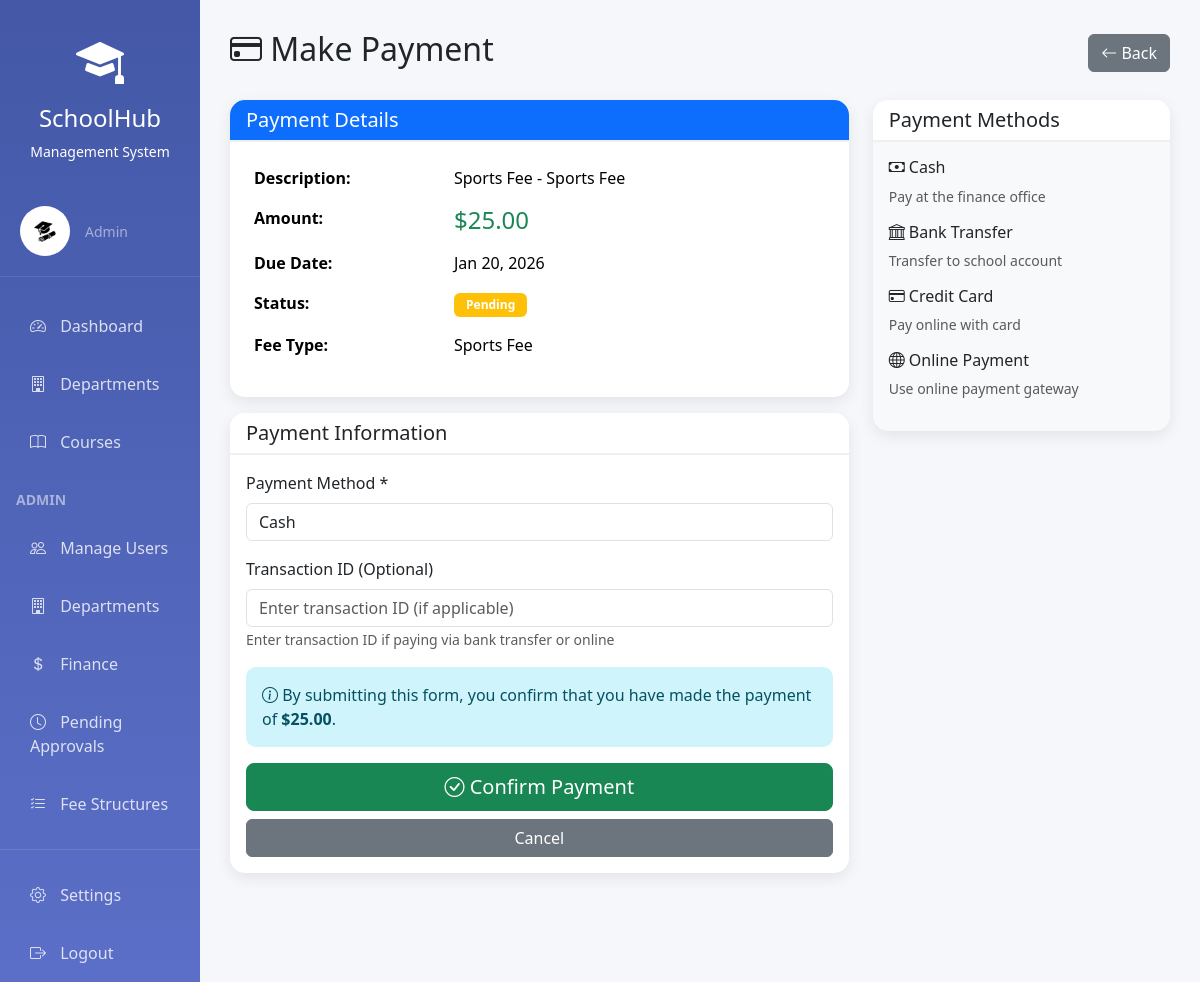
Screenshot of /finance/payment/25/pay/ (signed in) with the database file from the repository.
### accounts/models.py (models this page shows, shortened)
class User(AbstractUser):
    USER_TYPE_CHOICES = (
        ('admin', 'Admin'),
        ('teacher', 'Teacher'),
        ('student', 'Student'),
    )
    user_type = models.CharField(max_length=10, choices=USER_TYPE_CHOICES, default='student')
    phone_number = models.CharField(max_length=15, blank=True, null=True)
    address = models.TextField(blank=True, null=True)
    date_of_birth = models.DateField(blank=True, null=True)
    profile_picture = models.ImageField(upload_to='profiles/', blank=True, null=True)
    is_approved = models.BooleanField(default=False, help_text='Admin must approve new accounts')
    student_id = models.CharField(max_length=20, blank=True, null=True, unique=True)
    enrollment_date = models.DateField(blank=True, null=True)
    department = models.ForeignKey('academics.Department', on_delete=models.SET_NULL,
                                   null=True, blank=True, related_name='students')
    major = models.ForeignKey('academics.Major', on_delete=models.SET_NULL,
                              null=True, blank=True, related_name='students')
    teacher_id = models.CharField(max_length=20, blank=True, null=True, unique=True)
    hire_date = models.DateField(blank=True, null=True)
    teacher_department = models.ForeignKey('academics.Department', on_delete=models.SET_NULL,
                                          null=True, blank=True, related_name='teachers')
    teaching_majors = models.ManyToManyField('academics.Major', blank=True,
                                             related_name='teachers')
    class Meta:
        ordering = ['username']
    @property
    def is_admin(self):
        return self.user_type == 'admin'
    @property
    def is_student(self):
        return self.user_type == 'student'

### finance/models.py (models this page shows, shortened)
class Payment(models.Model):
    STATUS_CHOICES = (
        ('pending', 'Pending'),
        ('awaiting_approval', 'Awaiting Approval'),
        ('approved', 'Approved'),
        ('rejected', 'Rejected'),
        ('completed', 'Completed'),
        ('failed', 'Failed'),
        ('refunded', 'Refunded'),
    )
    PAYMENT_METHOD_CHOICES = (
        ('cash', 'Cash'),
        ('bank_transfer', 'Bank Transfer'),
        ('credit_card', 'Credit Card'),
        ('online', 'Online Payment'),
    )
    payment_id = models.UUIDField(default=uuid.uuid4, editable=False, unique=True)
    student = models.ForeignKey(User, on_delete=models.CASCADE,
                                limit_choices_to={'user_type': 'student'},
                                related_name='payments')
    fee_structure = models.ForeignKey(FeeStructure, on_delete=models.SET_NULL,
                                      null=True, blank=True)
    course = models.ForeignKey(Course, on_delete=models.SET_NULL,
                               null=True, blank=True,
                               help_text="Associated course (if applicable)")
    amount = models.DecimalField(max_digits=10, decimal_places=2,
                                 validators=[MinValueValidator(0)])
    description = models.TextField()
    payment_method = models.CharField(max_length=20, choices=PAYMENT_METHOD_CHOICES,
                                      default='cash')
    status = models.CharField(max_length=20, choices=STATUS_CHOICES, default='pending')
    transaction_id = models.CharField(max_length=100, blank=True, null=True)
    payment_date = models.DateTimeField(null=True, blank=True)
    due_date = models.DateField()
    processed_by = models.ForeignKey(User, on_delete=models.SET_NULL, null=True,
                                     related_name='payments_processed')
    notes = models.TextField(blank=True)
    created_at = models.DateTimeField(auto_now_add=True)
    updated_at = models.DateTimeField(auto_now=True)
    class Meta:
        ordering = ['-created_at']

class FeeStructure(models.Model):
    FEE_TYPE_CHOICES = (
        ('tuition', 'Tuition Fee'),
        ('lab', 'Lab Fee'),
        ('library', 'Library Fee'),
        ('sports', 'Sports Fee'),
        ('technology', 'Technology Fee'),
        ('other', 'Other Fee'),
    )
    name = models.CharField(max_length=200)
    fee_type = models.CharField(max_length=20, choices=FEE_TYPE_CHOICES)
    amount = models.DecimalField(max_digits=10, decimal_places=2,
                                 validators=[MinValueValidator(0)])
    description = models.TextField(blank=True)
    is_mandatory = models.BooleanField(default=True)
    is_active = models.BooleanField(default=True)
    created_at = models.DateTimeField(auto_now_add=True)
    class Meta:
        ordering = ['fee_type', 'name']

### finance/views.py (the view)
# urls.py: path('payment/<int:payment_id>/pay/', views.make_payment, name='make_payment'),
@login_required
def make_payment(request, payment_id):
    payment = get_object_or_404(Payment, id=payment_id)
    if request.user.is_student and payment.student != request.user:
        messages.error(request, 'You can only make payments for your own account.')
        return redirect('finance:student_payments')
    if payment.status in ['completed', 'approved']:
        messages.info(request, 'This payment has already been processed.')
        return redirect('finance:payment_detail', payment_id=payment.id)
    if request.method == 'POST':
        form = StudentPaymentForm(request.POST, instance=payment)
        if form.is_valid():
            payment = form.save(commit=False)
            if request.user.is_admin:
                payment.status = 'completed'
                payment.payment_date = timezone.now()
                payment.processed_by = request.user
                payment.save()
                receipt = PaymentReceipt.objects.create(
                    payment=payment,
                    issued_by=request.user
                )
                messages.success(request, f'Payment completed! Receipt #{receipt.receipt_number}')
            else:
                payment.status = 'awaiting_approval'
                payment.payment_date = timezone.now()
                payment.save()
                messages.success(request, 'Payment submitted for admin approval!')
            return redirect('finance:payment_detail', payment_id=payment.id)
        else:
            messages.error(request, 'Please correct the errors below.')
    else:
        form = StudentPaymentForm(instance=payment)
    return render(request, 'finance/make_payment.html', {
        'form': form,
        'payment': payment
    })

### finance/templates/finance/make_payment.html (shortened to what this page needs)
{% extends 'base.html' %}
{% block content %}
<div class="d-flex justify-content-between align-items-center mb-4">
    <h2><i class="bi bi-credit-card"></i> Make Payment</h2>
    <a href="{% url 'finance:student_payments' %}" class="btn btn-secondary">
        <i class="bi bi-arrow-left"></i> Back
    </a>
</div>
<div class="row">
    <div class="col-md-8">
        <div class="card mb-3">
            <div class="card-header bg-primary text-white">
                <h5 class="mb-0">Payment Details</h5>
            </div>
            <div class="card-body">
                <table class="table table-borderless">
                    <tr>
                        <th width="200">Description:</th>
                        <td>{{ payment.description }}</td>
                    </tr>
                    <tr>
                        <th>Amount:</th>
                        <td><h4 class="text-success mb-0">${{ payment.amount }}</h4></td>
                    </tr>
                    <tr>
                        <th>Due Date:</th>
                        <td>{{ payment.due_date|date:"M d, Y" }}</td>
                    </tr>
                    <tr>
                        <th>Status:</th>
                        <td>
                            {% if payment.status == 'pending' %}
                            <span class="badge bg-warning">Pending</span>
                            {% else %}
                            <span class="badge bg-success">{{ payment.get_status_display }}</span>
                            {% endif %}
                        </td>
                    </tr>
                    {% if payment.fee_structure %}
                    <tr>
                        <th>Fee Type:</th>
                        <td>{{ payment.fee_structure.get_fee_type_display }}</td>
                    </tr>
                    {% endif %}
                </table>
            </div>
        </div>
        <div class="card">
            <div class="card-header">
                <h5 class="mb-0">Payment Information</h5>
            </div>
            <div class="card-body">
                <form method="post">
                    <div class="mb-3">
                        <label class="form-label">Payment Method *</label>
                        {{ form.payment_method }}
                    </div>
                    <div class="mb-3">
                        <label class="form-label">Transaction ID (Optional)</label>
                        {{ form.transaction_id }}
                        <small class="form-text text-muted">Enter transaction ID if paying via bank transfer or online</small>
                    </div>
                    <div class="alert alert-info">
                        <i class="bi bi-info-circle"></i> By submitting this form, you confirm that you have made the payment of <strong>${{ payment.amount }}</strong>.
                    </div>
                    <div class="d-grid gap-2">
                        <button type="submit" class="btn btn-success btn-lg">
                            <i class="bi bi-check-circle"></i> Confirm Payment
                        </button>
                        <a href="{% url 'finance:student_payments' %}" class="btn btn-secondary">Cancel</a>
                    </div>
                </form>
            </div>
        </div>
    </div>
    <div class="col-md-4">
        <div class="card bg-light">
            <div class="card-header">
                <h5 class="mb-0">Payment Methods</h5>
            </div>
            <div class="card-body">
                <div class="mb-3">
                    <h6><i class="bi bi-cash"></i> Cash</h6>
                    <p class="small text-muted">Pay at the finance office</p>
                </div>
                <div class="mb-3">
                    <h6><i class="bi bi-bank"></i> Bank Transfer</h6>
                    <p class="small text-muted">Transfer to school account</p>
                </div>
                <div class="mb-3">
                    <h6><i class="bi bi-credit-card"></i> Credit Card</h6>
                    <p class="small text-muted">Pay online with card</p>
                </div>
                <div>
                    <h6><i class="bi bi-globe"></i> Online Payment</h6>
                    <p class="small text-muted">Use online payment gateway</p>
                </div>
            </div>
        </div>
    </div>
</div>
{% endblock %}

### templates/base.html (shortened to what this page needs)
<!DOCTYPE html>
<html lang="en">
<head>
    <link href="https://cdn.jsdelivr.net/npm/bootstrap@5.3.2/dist/css/bootstrap.min.css" rel="stylesheet">
    <link rel="stylesheet" href="https://cdn.jsdelivr.net/npm/bootstrap-icons@1.11.2/font/bootstrap-icons.css">
</head>
<body>
    {% if user.is_authenticated %}
    <div class="container-fluid">
        <div class="row">
            <div class="col-md-2 sidebar">
                <div class="text-center py-4">
                    <i class="bi bi-mortarboard-fill" style="font-size: 3rem;"></i>
                    <h4 class="mt-2">SchoolHub</h4>
                    <p class="small mb-0">Management System</p>
                </div>
                <div class="user-section d-flex align-items-center">
                    <div class="user-avatar">
                        {% if user.profile_picture %}
                        <img src="{{ user.profile_picture.url }}" alt="{{ user.get_full_name }}" style="width: 50px; height: 50px; border-radius: 50%; object-fit: cover;">
                        {% else %}
                        <i class="bi bi-person-circle"></i>
                        {% endif %}
                    </div>
                    <div>
                        <small class="text-white-50">{{ user.get_user_type_display }}</small>
                    </div>
                </div>
                <nav class="nav flex-column">
                    <a class="nav-link {% if request.path == '/accounts/dashboard/' %}active{% endif %}" href="{% url 'accounts:dashboard' %}">
                        <i class="bi bi-speedometer2"></i> Dashboard
                    </a>
                    {% if user.is_admin %}
                    <a class="nav-link {% if '/academics/departments' in request.path %}active{% endif %}" href="{% url 'academics:department_list' %}">
                        <i class="bi bi-building"></i> Departments
                    </a>
                    {% endif %}
                    {% if user.is_admin or user.is_teacher %}
                    <a class="nav-link {% if '/academics/courses/' in request.path %}active{% endif %}" href="{% url 'academics:course_list' %}">
                        <i class="bi bi-book"></i> Courses
                    </a>
                    {% endif %}
                    {% if user.is_admin %}
                    <div class="mt-3 mb-2 px-3">
                        <small class="text-white-50 fw-bold">ADMIN</small>
                    </div>
                    <a class="nav-link {% if '/accounts/users' in request.path %}active{% endif %}" href="{% url 'accounts:user_list' %}">
                        <i class="bi bi-people"></i> Manage Users
                    </a>
                    <a class="nav-link {% if '/accounts/departments' in request.path %}active{% endif %}" href="{% url 'academics:department_list' %}">
                        <i class="bi bi-building"></i> Departments
                    </a>
                    <a class="nav-link {% if '/finance/dashboard' in request.path or '/finance/payments' in request.path %}active{% endif %}" href="{% url 'finance:finance_dashboard' %}">
                        <i class="bi bi-currency-dollar"></i> Finance
                    </a>
                    <a class="nav-link {% if '/finance/payments/pending' in request.path %}active{% endif %}" href="{% url 'finance:pending_payments' %}">
                        <i class="bi bi-clock"></i> Pending Approvals
                    </a>
                    <a class="nav-link {% if '/finance/fee-structures' in request.path %}active{% endif %}" href="{% url 'finance:fee_structure_list' %}">
                        <i class="bi bi-list-check"></i> Fee Structures
                    </a>
                    {% endif %}
                    <hr class="text-white-50">
                    <a class="nav-link {% if '/accounts/settings' in request.path %}active{% endif %}" href="{% url 'accounts:profile_settings' %}">
                        <i class="bi bi-gear"></i> Settings
                    </a>
                    <a class="nav-link" href="{% url 'accounts:logout' %}">
                        <i class="bi bi-box-arrow-right"></i> Logout
                    </a>
                </nav>
            </div>
            <div class="col-md-10 main-content">
                {% block content %}{% endblock %}
            </div>
        </div>
    </div>
    {% else %}
        {% block auth_content %}{% endblock %}
    {% endif %}
</body>
</html>

### rows the page displays
User: profile_picture (picture), user_type "Admin"
Payment: description "Sports Fee - Sports Fee", amount "25.00", due_date "Jan 20, 2026", fee_structure.fee_type "Sports Fee", payment_method "Cash"
